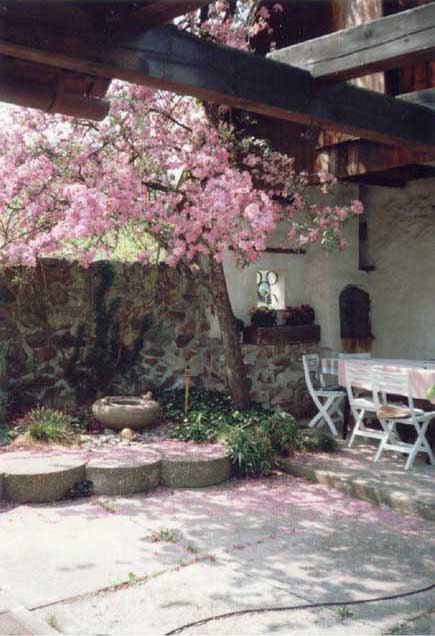
#> input picture img/nabidka/src/e3.jpg, 435 x 636 px
$ python processimages.py e3.jpg   (Python 2 division)   (older library calls are emulated)
#> lines starting #> are read from the running program, lines starting #| are printed output that depends on the picture
#!/usr/bin/env python
# -*- coding: utf-8 -*-
import os, sys
import Image
import shutil

try:
 shutil.rmtree('thumbnails')
 os.mkdir('thumbnails')
except OSError:
 os.mkdir('thumbnails')
try:
 shutil.rmtree('images')
 os.mkdir('images')
except OSError:
 os.mkdir('images')

for infile in sys.argv[1:]:
    outfile = infile #os.path.splitext(infile)[0] + ".thumbnail"
    try:
             # remove old thumbnails, make new
             im = Image.open(infile)
#> im is the input picture: PIL image 435x636 RGB; mean R, G, B 125.3, 114.2, 114.5
             im.thumbnail((190, 266), Image.ANTIALIAS)
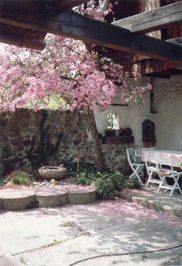
#> im: PIL image 182x266 RGB; mean R, G, B 125.3, 114.1, 114.5
             im.save("thumbnails/" + outfile, "JPEG")
             # remove old images, make new
             im = Image.open(infile)
             im.thumbnail((640, 640), Image.ANTIALIAS)
             im.save("images/" + outfile, "JPEG")
    except IOError:
             print "cannot create thumbnail for", infile

$ run again, on img/nabidka/src/vyska.jpg
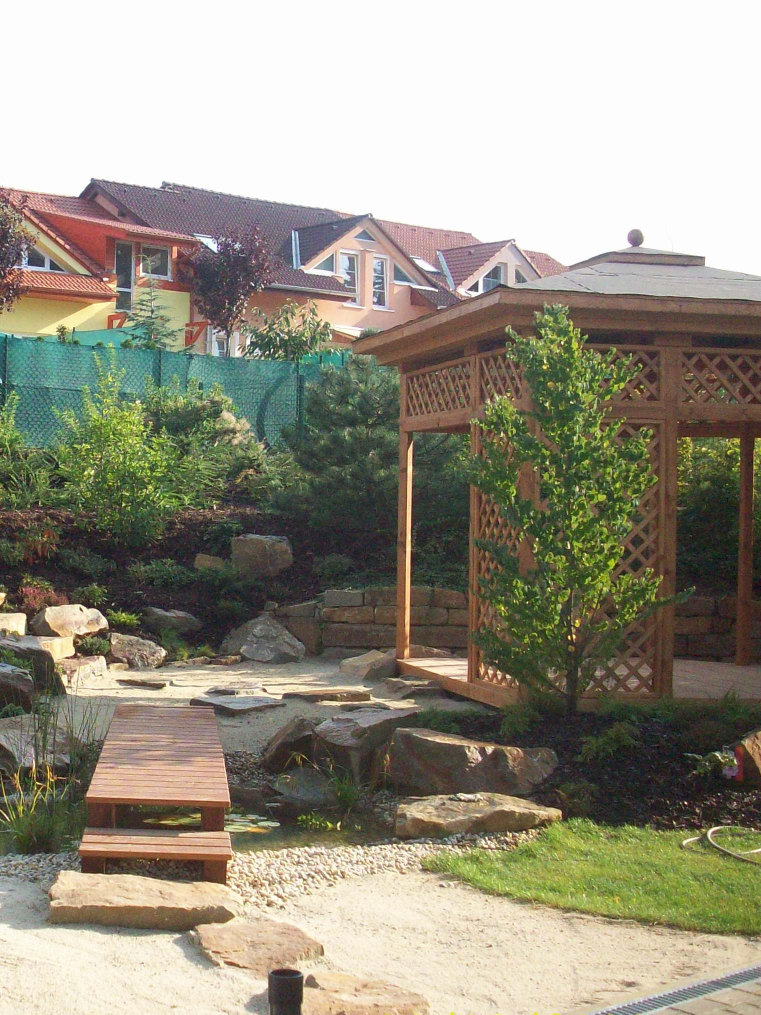
#> input picture img/nabidka/src/vyska.jpg, 1522 x 2029 px (shown at 1/2 size)
#> im is the input picture: PIL image 1522x2029 RGB; mean R, G, B 151.2, 146.9, 131
#> `im.thumbnail((190, 266), Image.ANTIALIAS)`:
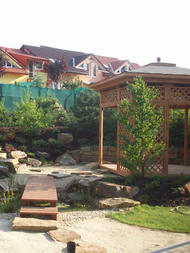
#> im: PIL image 190x253 RGB; mean R, G, B 151.2, 146.9, 131
#> `im.thumbnail((640, 640), Image.ANTIALIAS)`:
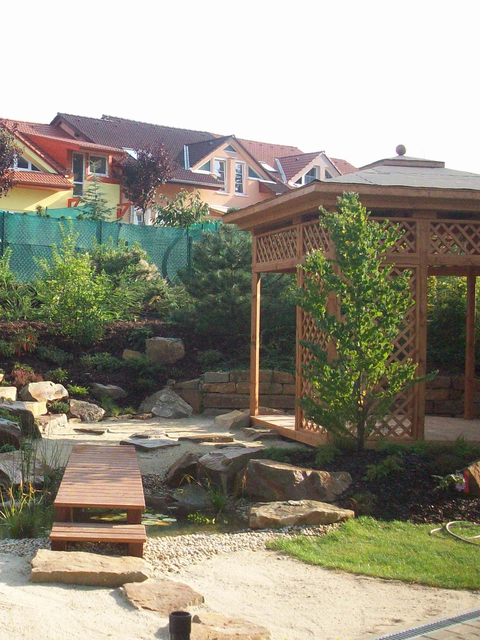
#> im: PIL image 480x640 RGB; mean R, G, B 151.2, 146.9, 131
